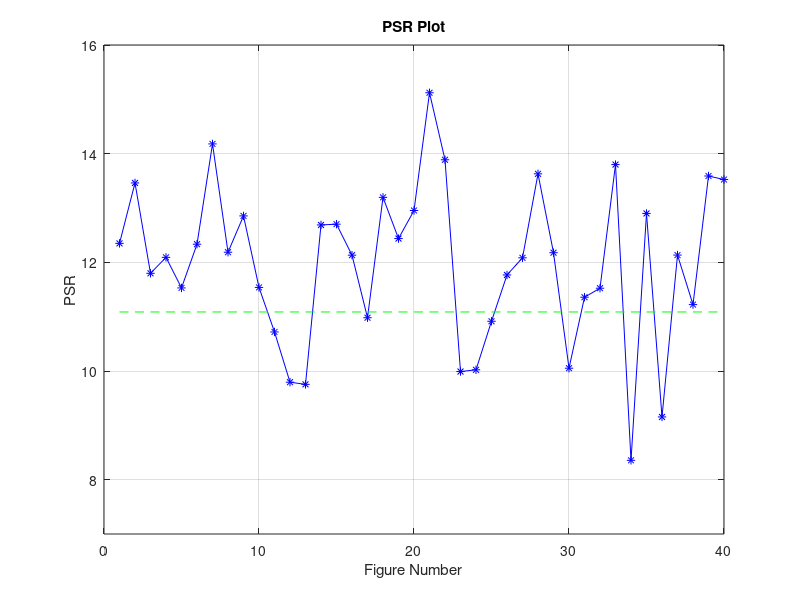

This chart was generated by the following MATLAB code:
%% PCE and PSR plots
%Date: 26-06-2020
%Author: LUIS CARLOS DURAN
%Description: This code PlotS the PSR and PCE values (previously
%calculated) of a test set of images.
%The form of calculating the values is: 
% you select a test image (One expected to be a match) and calculate
% these values for the TOTAL correlation plane, then you do the same for another test and so on. 
clear all;
close all;
clf; clc;
x=1:40;

%% PCE PLOTS
%First group of samples: Filter:Sample4 Training:images 1,10-13,100-134.
%PCE_ref_values=[0.0081 0.0047 0.0078 0.0057 0.0072 0.0082 0.0078 0.0056 0.0059 0.0051 0.0057 0.0069 0.0045 0.0066 0.0092 0.0052 0.0057 0.0054 0.0074 0.0067 0.0057 0.0068 0.0082 0.0030 0.0101 0.0071 0.0086 0.0105 0.0048 0.0056 0.0080 0.0061 0.0079 0.0068 0.0044 0.0053 0.0045 0.0055 0.0074 0.0073];
%PCE_false_values=[0.0012 0.0014 9.2980e-04 0.0024 0.0011 0.0016 0.0016 0.0023 0.0014 0.0019 0.0011 9.4425e-04 0.0014 0.0011 0.0018 0.0016 0.0014 0.0017 0.0022 0.0019 0.0012 0.0013 8.6811e-04 0.0011 0.0017 0.0015 0.0018 0.0013 0.0019 7.9595e-04 0.0014 0.0016 0.0015 0.0013 0.0011 0.0013 0.0013 0.0014 0.0013 0.0017];%Impostor 3
%Second group of samples: Filter: Filter_Sample Training:Training_Sample.

%figure(1);plot(x,PCE_ref_values,'*-b',x,PCE_false_values,'+-r')
%xlabel('Figure Number')
%ylabel('PCE')
%title('PCE References vs Impostors')
%legend('PCE Reference','PCE Impostor') 
%grid on

%% PSR PLOTS
x2=1:40;
%First group of samples: Filter:Sample4 Training:images 1,10-13,100-134.
%PSR_ref_values=[13.2576 9.9479 12.8733 11.1341 12.5071 13.3633 12.8535 10.9390 11.1995 10.4794 11.0600 12.2287 9.6475 11.9196 14.0866 10.7452 11.1884 10.8905 12.6944 11.9887 11.1854 12.1385 13.3601 8.0002 14.8365 12.3879 13.5493 15.1220 10.1726 11.0043 12.9960 11.3737 12.9701 12.0791 9.7044 10.6490 9.7661 10.8091 12.6285 12.5211];
%PSR_false_values=[5.0506 5.3544 4.4184 7.0646 4.8291 5.6855 5.7312 7.0180 5.3196 6.1872 4.7504 4.4018 5.1114 4.7489 5.9371 5.8287 5.2497 5.9671 6.7408 6.2559 4.9627 5.1136 4.3888 4.8125 5.8224 5.6453 6.1892 5.0859 6.1622 3.9638 5.3490 5.7146 5.5162 5.1620 4.6307 5.1122 5.2178 5.3571 5.1660 5.8167];%Impostor3

%Second group of samples: Filter: Filter_Sample Training:Training_Sample.
%PSR_ref_values=[13.2576 12.8535 10.9390 11.1995 10.4794 11.0600 12.2287 11.9196 14.0866 10.7452 11.1884 9.9479 10.8905 12.6944 11.9887 11.1854 12.1385 13.3601 14.8365 12.3879 13.5493 15.1220 9.6475 10.1726 11.0043 12.9960 11.3737 12.9701 12.0791 10.6490 9.7661 10.8091 12.6285 8.0002 12.5211 9.7044 12.8733 11.1341 12.5071 13.3633];
PSR_ref_values=[12.3491 13.4611 11.7979 12.0916 11.5290 12.3338 14.1796 12.1859 12.8546 11.5379 10.7186 9.7941 9.7541 12.6883 12.7022 12.1322 10.9806 13.1959 12.4375 12.9542 15.1212 13.8877 9.9901 10.0219 10.9153 11.7676 12.0832 13.6288 12.1773 10.0512 11.3578 11.5238 13.7993 8.3557 12.8999 9.1545 12.1337 11.2221 13.5891 13.5238];
%%%%%%%%%%%%%%%%%%%%%%%%%%%%%%%%%%%%%%%%%%%%%%%%%%%%%%%%%%%%%%%%%%%%
%%PSR MEAN AND STD

Band_center_PSR_True= mean(PSR_ref_values)
Band_width_PSR_True= std(PSR_ref_values)
%Band_center_PSR_False= mean(PSE_false_values)
%Band_width_PSR_False= std(PSE_false_values)

True_min=(Band_center_PSR_True-0.6*Band_width_PSR_True)*ones(1,length(x2)); 
%True_max=(Band_center_PSR_True+0.6*Band_width_PSR_True)*ones(1,length(x2));
%False_min=(Band_center_PSR_False-0.6*Band_width_PSR_False)*ones(1,length(x2));
%False_max=(Band_center_PSR_False+0.6*Band_width_PSR_False)*ones(1,length(x2));

figure(1);plot(x2,PSR_ref_values,'-*b')%,x2,PSR_false_values,'+-r');
hold on;
plot(x2,True_min,'--g')%,x2,True_max,'--g',x2,False_min,'--k',x2,False_max,'--k');
hold off;
xlabel('Figure Number')
ylabel('PSR')
title('PSR Plot')%References vs Impostors')
axis([0 length(x2) 7 16])
%legend('PSR References','PSR Impostors')
grid on
